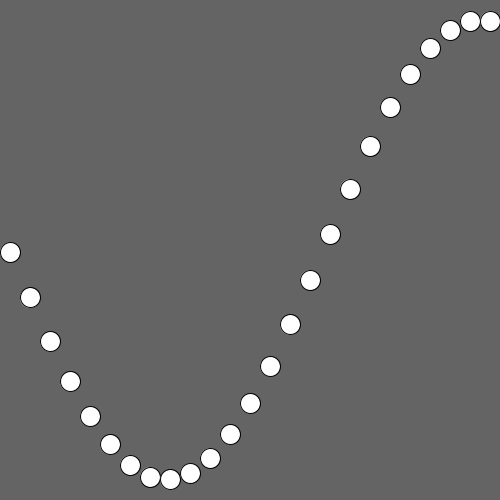
Frame 1 (no input)
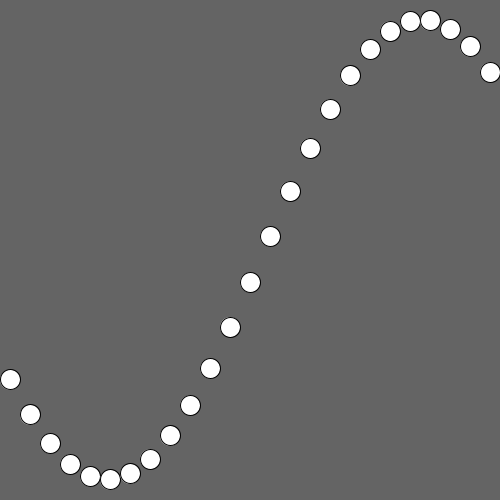
Frame 60 (the mouse pressed at the canvas centre just before this capture)
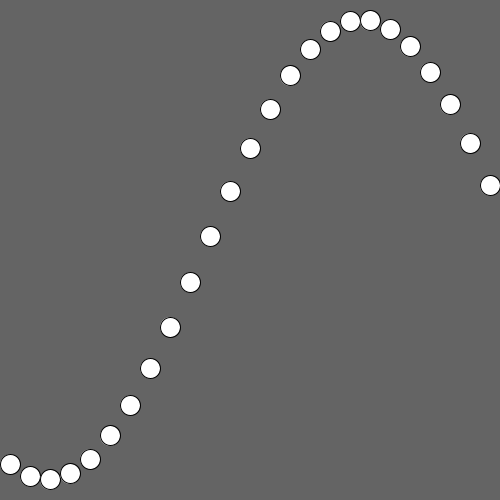
Frame 120 (the mouse held since frame 60 and released just before this capture)

The Processing sketch that drew these frames (run headless with seeded random() and noise(); from frame 60 on, the mouse is pressed at the canvas centre):

// Processing sketch: Question_3
// ── Question_3.pde
int num = 25; 
float xPos [] = new float[num]; 
int size = 20; 
float theta ;

int waveOffset=150; 

void setup() {
  size(500, 500); 

  int spacing = width/num; 

  for (int i = 0; i<num; i++) {
    xPos[i] = (spacing*i) + (size/2);
  }
}

void draw() {
  background(100); 
  theta += .01;

  for (int i = 0; i<num; i++) {
    ellipse(xPos[i], 100+ sin(theta + i*.2)*230+ waveOffset, size, size );
  }
}
